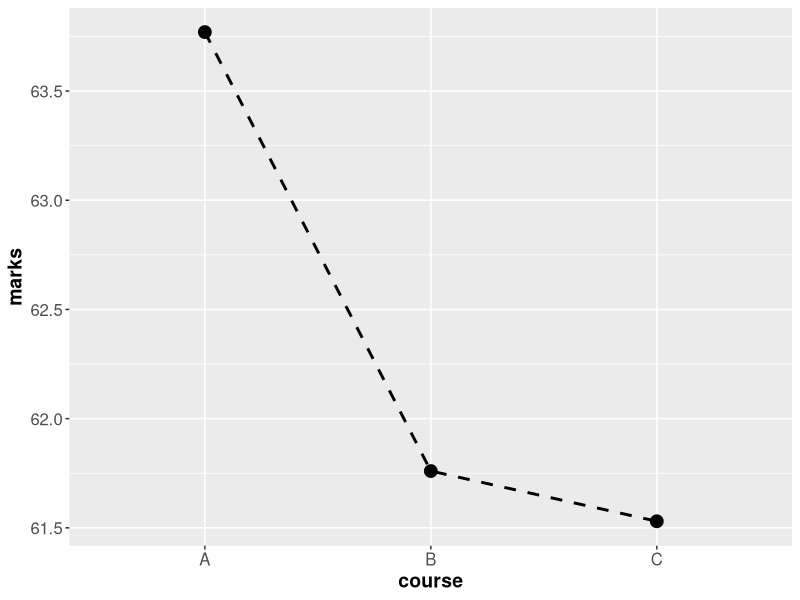
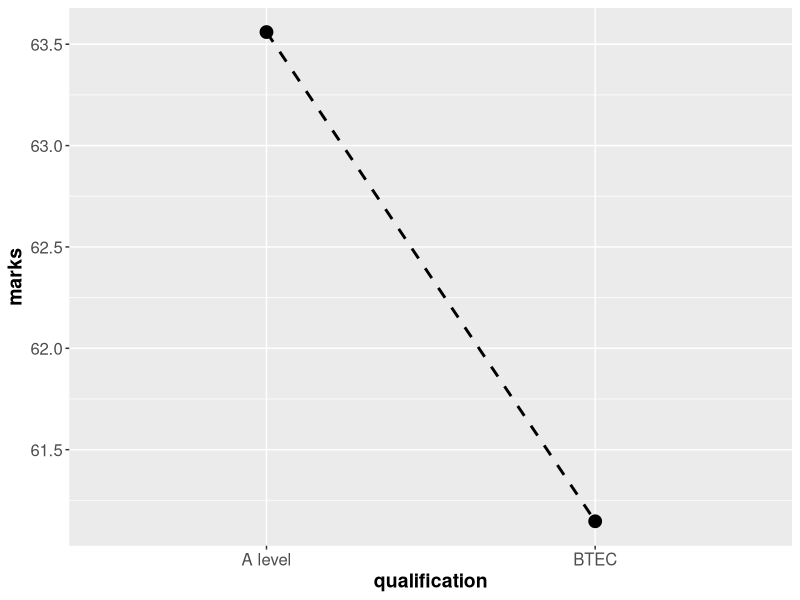
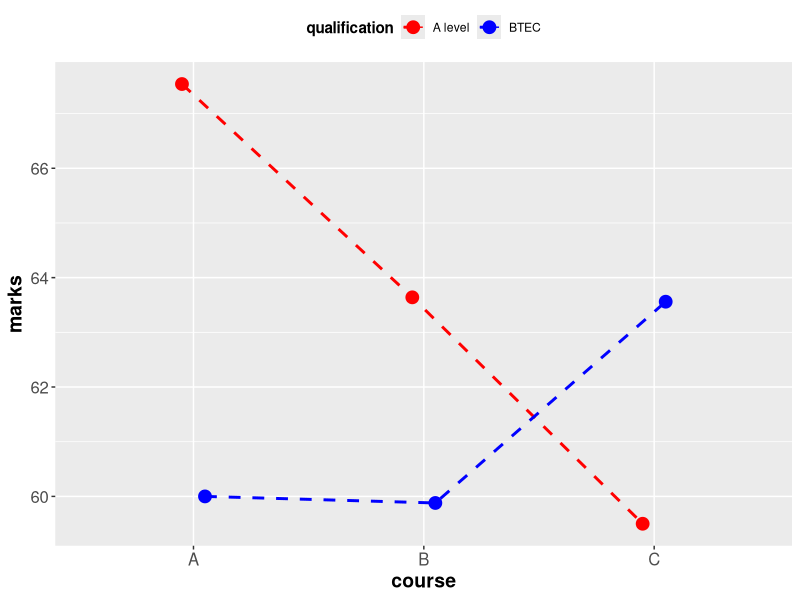
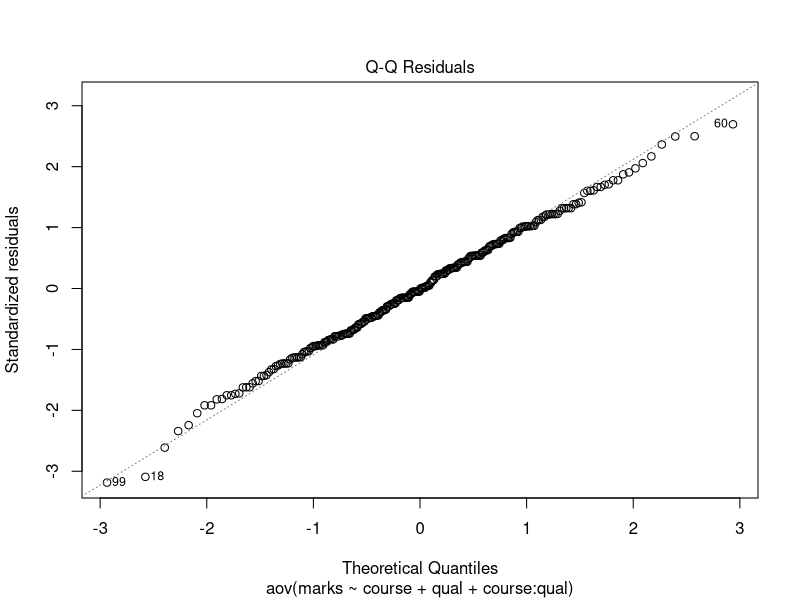
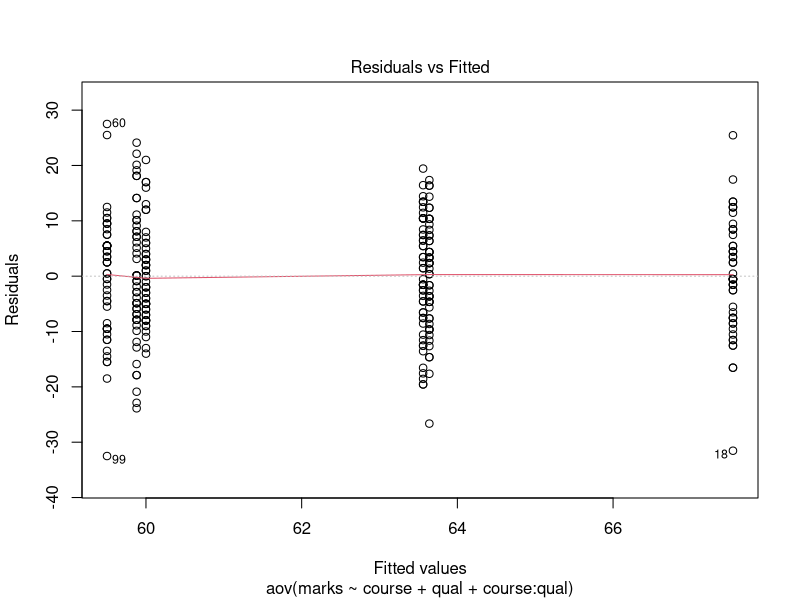

These charts were generated, in order, by the following R code:
###############################################################
# Two-way ANOVA tutorial in R 
#
# File Created on: 16th July, 2020
# Created by: Adnane Ez-zizi
#             a.ez-zizi@bham.ac.uk
# 
# Most of the R outputs have been copied and pasted as 
# comments below their corresponding command lines. 
###############################################################

###############################################################
# Preliminary steps
###############################################################

# Load the necessary packages
library(ggplot2) # To make nice plots
library(car) # To be able to run Levene test

# Setting the working directory (DON'T FORGET TO MODIFY THE WORKING DIRECTORY PATH) 
setwd("~/Teaching/Two_way_ANOVA_in_R")

###############################################################
# Data preparation
###############################################################

### Load the advertising dataset 
Marks = read.csv("marks.csv")
head(Marks, n=3)
#   marks course qual
# 1    55      1    2
# 2    48      2    2
# 3    69      3    1

### Check the types of variables
str(Marks)
# 'data.frame':	300 obs. of  3 variables:
# $ marks : int  76 80 51 80 67 67 70 81 51 85 ...
# $ course: int  1 1 1 1 1 1 1 1 1 1 ...
# $ qual  : int  1 1 1 1 1 1 1 1 1 1 ...
# => COURSE AND QUAL SHOULD BE CONVERTED TO FACTOR VARIABLES BEFORE APPLYING ANOVA

### Convert 'course' and 'qual' into factor variables
Marks$course = factor(Marks$course, levels = c(1,2,3), labels = c('A', 'B', 'C'))
Marks$qual = factor(Marks$qual, levels = c(1,2), labels = c('A level', 'BTEC'))

summary(Marks)
#     marks       course       qual    
# Min.   :27.00   A:100   A_level:150  
# 1st Qu.:55.00   B:100   BTEC   :150  
# Median :62.00   C:100                
# Mean   :62.35                        
# 3rd Qu.:70.00                        
# Max.   :93.00   

### We have a balanced design: same number of observations per group combination
xtabs( ~ course + qual, data = Marks)
#       qual
# course A level BTEC
#      A      50   50
#      B      50   50
#      C      50   50

###############################################################
# Data exploration
###############################################################

### Note: https://www.r-graph-gallery.com/ contains graph templates that you can use
### to make some nice plots

### Effect of course
p1 = ggplot(Marks, aes(x = course, y = marks)) + 
        stat_summary(fun.y = mean, geom = "point", size=4) +
        stat_summary(fun.y = mean, geom = "line", aes(group = 1), linetype = "dashed", size=1) + 
        stat_summary(fun.data = mean_cl_boot, geom = "errorbar", width = 0.15) +
        theme(legend.title = element_text(face="bold"),
              axis.text = element_text(size = 12),
              axis.title = element_text(size = 14, face = "bold"),
              plot.title = element_text(size = 14, face = "bold"),
              strip.text = element_text(size = 12, face = "bold")) 
plot(p1)

### Effect of qualification
p2 = ggplot(Marks, aes(x = qual, y = marks)) + 
        stat_summary(fun.y = mean, geom = "point", size=4) +
        stat_summary(fun.y = mean, geom = "line", aes(group = 1), linetype = "dashed", size=1) + 
        stat_summary(fun.data = mean_cl_boot, geom = "errorbar", width = 0.15) + 
        xlab("qualification") +
        theme(legend.title = element_text(face="bold"),
              axis.text = element_text(size = 12),
              axis.title = element_text(size = 14, face = "bold"),
              plot.title = element_text(size = 14, face = "bold"),
              strip.text = element_text(size = 12, face = "bold")) 
plot(p2)


### Combined effects
pd = position_dodge(width = 0.2) # So that the error bars and points don't overlap 
p3 = ggplot(Marks, aes(x = course, y = marks, colour = qual)) + 
        stat_summary(fun.y = mean, geom = "point", size=4, position = pd) +
        stat_summary(fun.y = mean, geom = "line", aes(group = qual), linetype = "dashed", size=1, position = pd) + 
        stat_summary(fun.data = mean_cl_boot, geom = "errorbar", width = 0.15, position = pd) + 
        labs(x = "course", y = "marks", colour = "qualification") + 
        scale_color_manual(breaks = c("A level", "BTEC"), values=c("red", "blue")) +
        theme(legend.position = "top",
              legend.title = element_text(face="bold"),
              axis.text = element_text(size = 12),
              axis.title = element_text(size = 14, face = "bold"),
              plot.title = element_text(size = 14, face = "bold"),
              strip.text = element_text(size = 12, face = "bold")) 
plot(p3)

###############################################################
# Two-way ANOVA without interaction
###############################################################

### Fit a two-way ANOVA model 
aov_2way = aov(marks ~ course + qual, data = Marks)
summary(aov_2way)
#              Df Sum Sq Mean Sq F value Pr(>F)  
# course        2    304   151.8   1.363 0.2575  
# qual          1    437   436.8   3.921 0.0486 *
# Residuals   296  32972   111.4  

# Model assumptions will be checked for the final model

###############################################################
# Adding an interaction term
###############################################################

### Add an interaction term between course and qualification to the previous model 
aov_inter = aov(marks ~ course + qual + course:qual, data = Marks)
summary(aov_inter)
#              Df Sum Sq Mean Sq F value  Pr(>F)
# course        2    304   151.8   1.430 0.24101
# qual          1    437   436.8   4.113 0.04345 *
# course:qual   2   1750   875.0   8.239 0.00033 ***
# Residuals   294  31222   106.2

### Check model assumptions

# Assumption 1: residuals are normally distributed
plot(aov_inter, 2)
# All points fall approximately along the reference line, suggesting that the residuals 
# are normally distributed.

# This is confirmed by running Shapiro-Wilk test
resid_aov = residuals(aov_inter) 
shapiro.test(resid_aov)
#         Shapiro-Wilk normality test
# 
# data:  resid_aov
# W = 0.99713, p-value = 0.8763

# Assumption 2: Homogeneity of the group variances (No need as we used Welsh's test)
plot(aov_inter, 1)
# There is no evident relationship between residuals and fitted values (i.e. the mean of 
# each group), suggesting that the variance doesn't differ between groups

# This is confirmed by running Levene test
leveneTest(marks ~ course * qual, data = Marks)
# Levene's Test for Homogeneity of Variance (center = median)
#        Df F value Pr(>F)
# group   5  1.2416 0.2896
#       294








